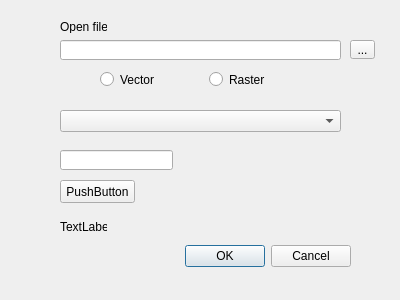
<?xml version="1.0" encoding="UTF-8"?>
<ui version="4.0">
 <class>PluginLoadDialogBase</class>
 <widget class="QDialog" name="PluginLoadDialogBase">
  <property name="geometry">
   <rect>
    <x>0</x>
    <y>0</y>
    <width>400</width>
    <height>300</height>
   </rect>
  </property>
  <property name="windowTitle">
   <string>LoadLayer</string>
  </property>
  <widget class="QDialogButtonBox" name="button_box">
   <property name="geometry">
    <rect>
     <x>10</x>
     <y>240</y>
     <width>341</width>
     <height>32</height>
    </rect>
   </property>
   <property name="orientation">
    <enum>Qt::Horizontal</enum>
   </property>
   <property name="standardButtons">
    <set>QDialogButtonBox::Cancel|QDialogButtonBox::Ok</set>
   </property>
  </widget>
  <widget class="QPushButton" name="pushButton">
   <property name="geometry">
    <rect>
     <x>60</x>
     <y>180</y>
     <width>75</width>
     <height>23</height>
    </rect>
   </property>
   <property name="text">
    <string>PushButton</string>
   </property>
  </widget>
  <widget class="QLineEdit" name="lineEdit">
   <property name="geometry">
    <rect>
     <x>60</x>
     <y>150</y>
     <width>113</width>
     <height>20</height>
    </rect>
   </property>
  </widget>
  <widget class="QLabel" name="label">
   <property name="geometry">
    <rect>
     <x>60</x>
     <y>220</y>
     <width>47</width>
     <height>13</height>
    </rect>
   </property>
   <property name="text">
    <string>TextLabel</string>
   </property>
  </widget>
  <widget class="QComboBox" name="comboBox">
   <property name="geometry">
    <rect>
     <x>60</x>
     <y>110</y>
     <width>281</width>
     <height>22</height>
    </rect>
   </property>
  </widget>
  <widget class="QLineEdit" name="lineEdit_2">
   <property name="geometry">
    <rect>
     <x>60</x>
     <y>40</y>
     <width>281</width>
     <height>20</height>
    </rect>
   </property>
  </widget>
  <widget class="QToolButton" name="toolButton">
   <property name="geometry">
    <rect>
     <x>350</x>
     <y>40</y>
     <width>25</width>
     <height>19</height>
    </rect>
   </property>
   <property name="text">
    <string>...</string>
   </property>
  </widget>
  <widget class="QLabel" name="label_2">
   <property name="geometry">
    <rect>
     <x>60</x>
     <y>20</y>
     <width>47</width>
     <height>13</height>
    </rect>
   </property>
   <property name="text">
    <string>Open file</string>
   </property>
  </widget>
  <widget class="QWidget" name="">
   <property name="geometry">
    <rect>
     <x>100</x>
     <y>70</y>
     <width>211</width>
     <height>19</height>
    </rect>
   </property>
   <layout class="QHBoxLayout" name="horizontalLayout">
    <item>
     <widget class="QRadioButton" name="radioButton">
      <property name="text">
       <string>Vector</string>
      </property>
     </widget>
    </item>
    <item>
     <widget class="QRadioButton" name="radioButton_2">
      <property name="text">
       <string>Raster</string>
      </property>
     </widget>
    </item>
   </layout>
  </widget>
 </widget>
 <resources/>
 <connections>
  <connection>
   <sender>button_box</sender>
   <signal>accepted()</signal>
   <receiver>PluginLoadDialogBase</receiver>
   <slot>accept()</slot>
   <hints>
    <hint type="sourcelabel">
     <x>20</x>
     <y>20</y>
    </hint>
    <hint type="destinationlabel">
     <x>20</x>
     <y>20</y>
    </hint>
   </hints>
  </connection>
  <connection>
   <sender>button_box</sender>
   <signal>rejected()</signal>
   <receiver>PluginLoadDialogBase</receiver>
   <slot>reject()</slot>
   <hints>
    <hint type="sourcelabel">
     <x>20</x>
     <y>20</y>
    </hint>
    <hint type="destinationlabel">
     <x>20</x>
     <y>20</y>
    </hint>
   </hints>
  </connection>
 </connections>
</ui>
